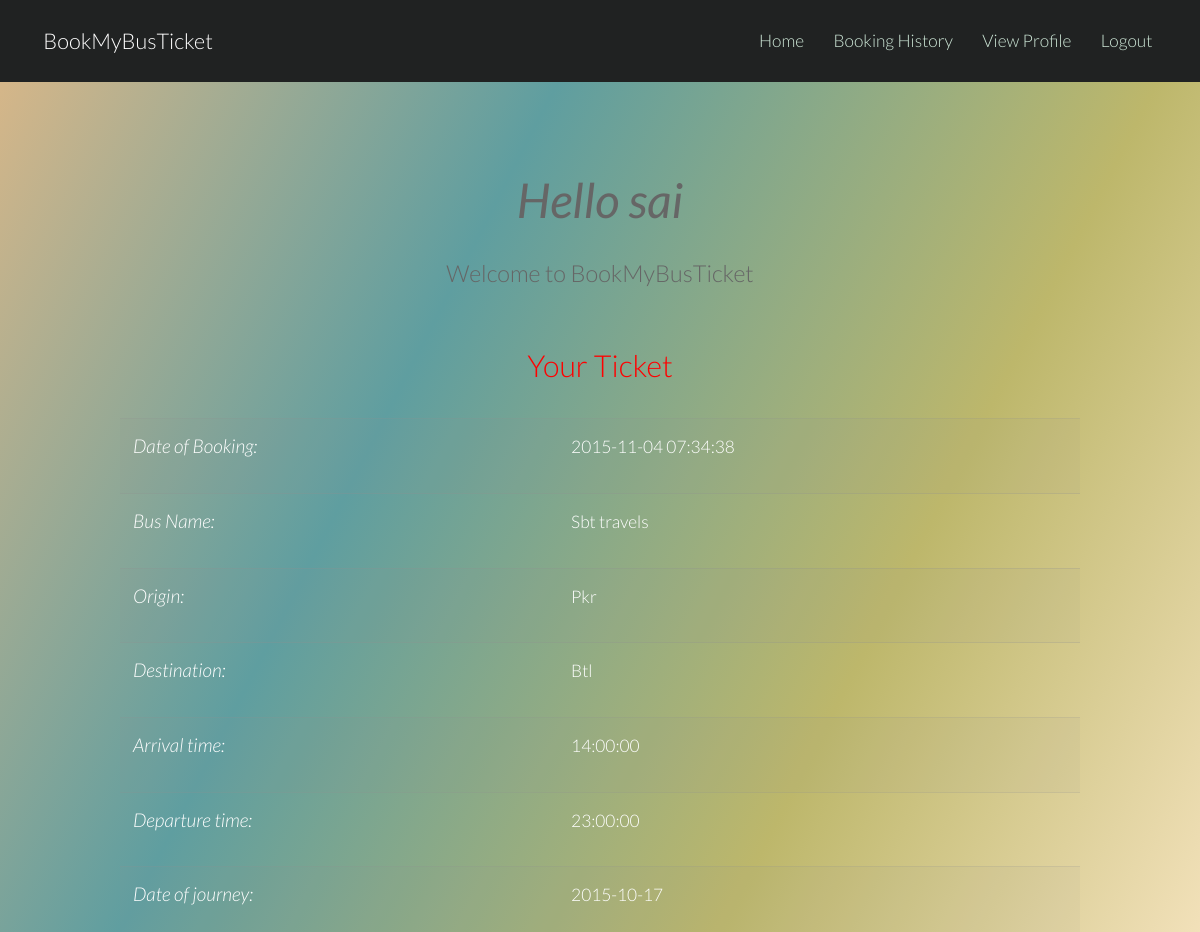
The app's page /view_ticket1.php?id=3 (signed in, upper part), older data.
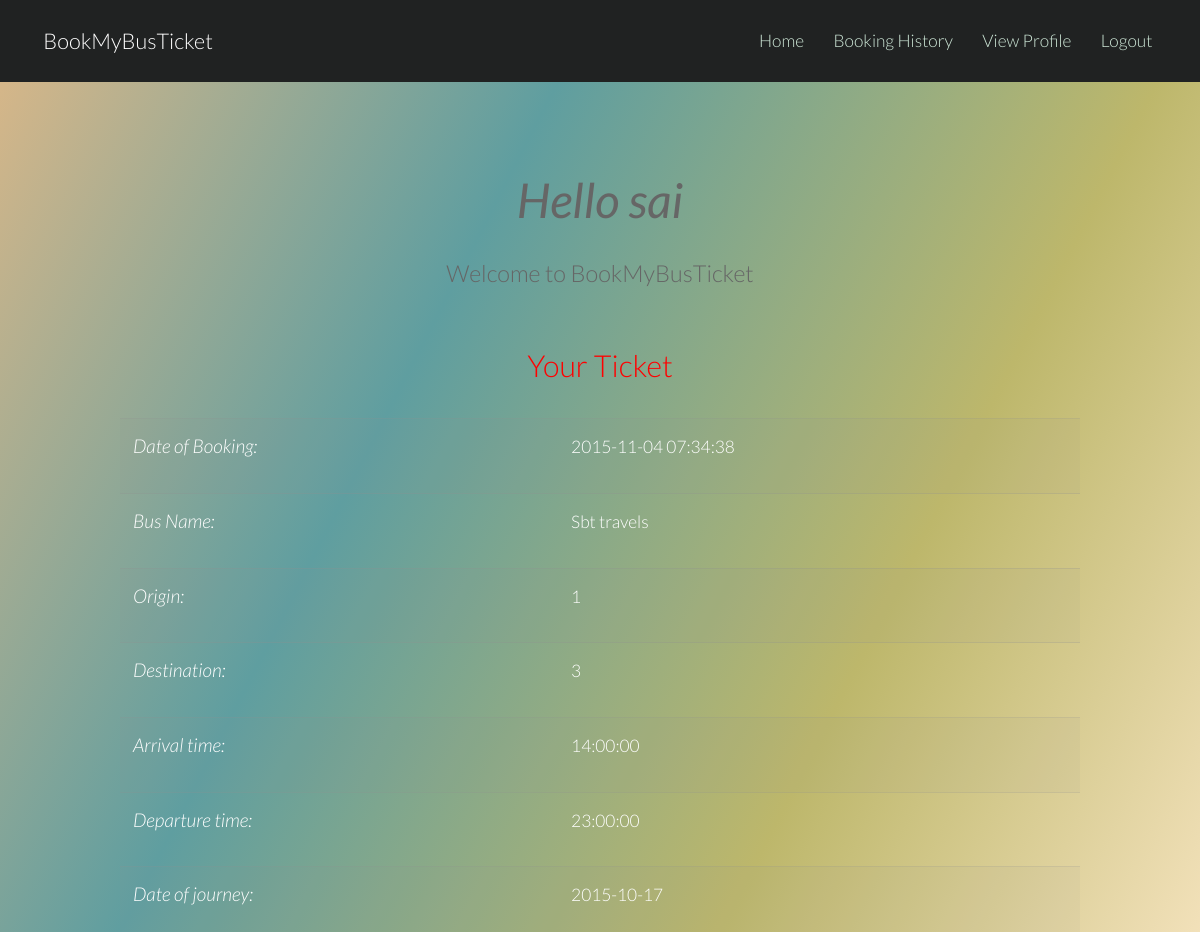
The same page, newer data.
### tables this page shows
CREATE TABLE `booking` (
  `Booking_id` int(11) NOT NULL,
  `user` varchar(200) NOT NULL,
  `Date` timestamp NOT NULL DEFAULT CURRENT_TIMESTAMP,
  `Bus_id` int(11) NOT NULL,
  `Seats_no` int(11) NOT NULL,
  `Total_fare` double NOT NULL,
  `Bank` varchar(200) NOT NULL,
  `Payment_method` varchar(200) NOT NULL
);

CREATE TABLE `bus` (
  `Id` int(11) NOT NULL,
  `Name` varchar(200) NOT NULL,
  `Origin` varchar(200) NOT NULL,
  `Destination` varchar(200) NOT NULL,
  `Seats` int(11) NOT NULL,
  `Arrival_time` time NOT NULL,
  `Departure_time` time NOT NULL,
  `Date` date NOT NULL,
  `Fare` double NOT NULL
);

### view_ticket1.php (the view, shortened to what this page needs)
<!DOCTYPE html>
<html lang="en">
	<head>
	</head>
	<body style="background:-webkit-linear-gradient(left top,BurlyWood,Chocolate,Darkkhaki,BlanchedAlmond,BurlyWood); background: linear-gradient(to bottom right,BurlyWood,CadetBlue,Darkkhaki,BlanchedAlmond,BurlyWood);">
			<header id="header">
				<h1><a href="index.php">BookMyBusTicket</a></h1>
				<nav id="nav">
					<ul>
						<li><a href="generic.php">Home</a></li>
						<li><a href="history1.php">Booking History</a></li>
						<li><a href="profile.php">View Profile</a></li>
						<li><a href="logout.php">Logout</a></li>
					</ul>
				</nav>
			</header>
			<div class="container">
			<section id="main" class="wrapper">
				<div class="container">
					<header class="major">
						<center><i><font  size="35"><strong>Hello <?php echo $_SESSION['user']?></font></i></strong></center>
						<br>
						<h3>Welcome to BookMyBusTicket</h3>
					</header>
				</div>
<center>	<h2>Your Ticket</h2> </center>
<?php
$sel="SELECT * FROM `booking` where Booking_id='".$_GET['id']."'" ;
$str= mysql_query($sel);
$rows= mysql_num_rows($str);
if($rows==0 || $rows>1)
{
	header('Refresh:5; url=generic.php');
	echo '<h3 style= "text-align:center;"> <font color="red">Data Base Error </font></h3>';
	echo "<br>";
	echo '<p style= "text-align:center">Redirecting to the home page in 5 seconds</p>';
}
else
{
	while($row=mysql_fetch_array($str))
{
	$query2="SELECT * FROM `bus` where Id='".$row['Bus_id']."'" ;
	$str1= mysql_query($query2);
	$row2= mysql_fetch_array($str1);
	echo '<div class="container">';
	echo '<table style="width:100%" align="center">';
	echo "<tr>";
		echo "<td>";
		echo '<h4> <i>Date of Booking:</i></h4>';
		echo "</td>";
		echo "<td>";
		echo $row['Date'];
		echo "</td>";
	echo "</tr>";
	echo "<tr>";
		echo "<td>";
		echo '<h4> <i>Bus Name:</i></h4>';
		echo "</td>";
		echo "<td>";
		echo $row2['Name'];
		echo "</td>";
	echo "</tr>";
	echo "<tr>";
		echo "<td>";
		echo '<h4> <i>Origin:</i></h4>';
		echo "</td>";
		echo "<td>";
		echo $row2['Origin'];
		echo "</td>";
	echo "</tr>";
	echo "<tr>";
		echo "<td>";
		echo '<h4> <i>Destination:</i></h4>';
		echo "</td>";
		echo "<td>";
		echo $row2['Destination'];
		echo "</td>";
	echo "</tr>";
	echo "<tr>";
		echo "<td>";
		echo '<h4> <i>Arrival time:</i></h4>';
		echo "</td>";
		echo "<td>";
		echo $row2['Arrival_time'];
		echo "</td>";
	echo "</tr>";
	echo "<tr>";
		echo "<td>";
		echo '<h4> <i>Departure time:</i></h4>';
		echo "</td>";
		echo "<td>";
		echo $row2['Departure_time'];
		echo "</td>";
	echo "</tr>";
	echo "<tr>";
		echo "<td>";
		echo '<h4> <i>Date of journey:</i></h4>';
		echo "</td>";
		echo "<td>";
		echo $row2['Date'];
		echo "</td>";
	echo "</tr>";
	echo "</table>";
	echo "</div>";
}
}
?>
<br>
</div>
	</body>
</html>

### css/style.css (style rules this page uses)
body { background: #fff; }
body, input, select, textarea { color: #444; font-family: "Lato", Helvetica, sans-serif; font-size: 15pt; font-weight: 300; line-height: 1.65em; }
a { color: #4dac71; text-decoration: underline; }
strong, b { color: #666; font-weight: 400; }
em, i { font-style: italic; }
h1, h2, h3, h4, h5, h6 { color: #666; font-weight: 300; line-height: 1em; margin: 0 0 1em 0; }
h1 a, h2 a, h3 a, h4 a, h5 a, h6 a { color: inherit; text-decoration: none; }
h2 { font-size: 1.75em; line-height: 1.5em; }
h3 { font-size: 1.35em; line-height: 1.5em; }
h4 { font-size: 1.1em; line-height: 1.5em; }
header.major { text-align: center; margin-bottom: 3em; }
ul { list-style: disc; margin: 0 0 2em 0; padding-left: 1em; }
ul li { padding-left: 0.5em; }
table { margin: 0 0 2em 0; width: 100%; }
table tbody tr { border: solid 1px rgba(144, 144, 144, 0.25); border-left: 0; border-right: 0; }
table tbody tr:nth-child(2n + 1) { background-color: rgba(144, 144, 144, 0.075); }
table td { padding: 0.75em 0.75em; }
#header { background-color: #202222; color: #ffffff; cursor: default; height: 4.75em; line-height: 4.75em; width: 100%; z-index: 10000; }
#header h1 { color: #ffffff; height: inherit; left: 2.5em; line-height: inherit; margin: 0; padding: 0; position: absolute; top: 0; }
#header h1 a { font-size: 1.25em; }
#header nav { height: inherit; line-height: inherit; position: absolute; right: 2.75em; top: 0; vertical-align: middle; }
#header nav > ul { list-style: none; margin: 0; padding-left: 0; }
#header nav > ul > li { border-radius: 4px; display: inline-block; margin-left: 1.5em; padding-left: 0; }
#header nav > ul > li a { -moz-transition: color 0.2s ease-in-out; -webkit-transition: color 0.2s ease-in-out; -o-transition: color 0.2s ease-in-out; -ms-transition: color 0.2s ease-in-out; transition: color 0.2s ease-in-out; color: #cee8d8; display: inline-block; text-decoration: none; }
#header nav > ul > li:first-child { margin-left: 0; }
.wrapper { padding: 6em 0em 4em; }

### css/style-xlarge.css (style rules this page uses)
body, input, select, textarea { font-size: 13pt; }

### css/style-large.css (style rules this page uses)
body, input, select, textarea { font-size: 13pt; }

### view_ticket1.php (style rules this page uses)
h2 { color:red; }
h4 { color:white; }
td { color:white; }

Row changes from the older to the newer data that the page shows:
changed through a linked row, booking "Sbt travels": Bus.Origin "Pkr" → "1"; Bus.Destination "Btl" → "3"
